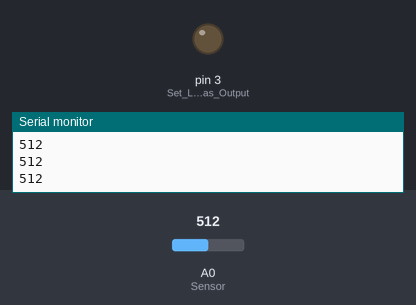
Bench run of a sketch on a simulated Arduino Uno, built with avr-gcc and run on an emulated ATmega328P. On the bench: output pins drawn as LEDs (lit = HIGH), the last lines printed to the serial monitor. The test bench sets the inputs (shaded band); at power-on: A0 (Sensor) = 512.

Above: at 1.3 s.
1.4 s: A0 (Sensor) set to 488
At 3.0 s:
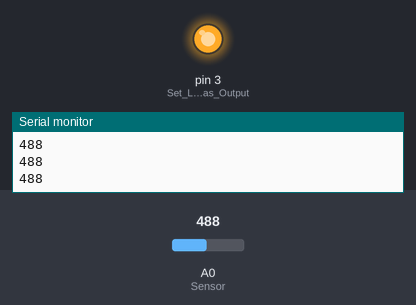
3.5 s: A0 (Sensor) set to 510
At 4.6 s:
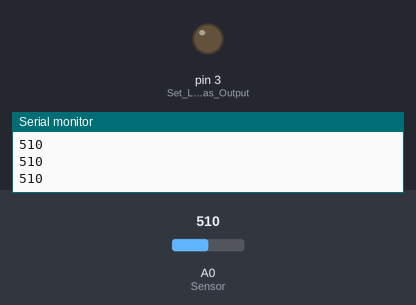
5.5 s: A0 (Sensor) set to 490
At 7.4 s:
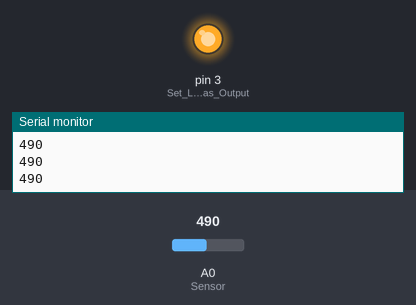
Timing chart, 0 to 8.9 s (numbered marks = the images above; inputs shaded):
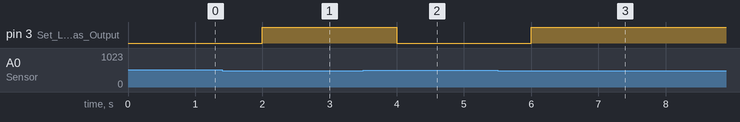

The sketch:

Digital_Inspection_Station.ino
```cpp
void setup() {
  Serial.begin(9600);//Start serial monitor
  pinMode(3,OUTPUT);//Set LED pin as Output

}

void loop() {
int Sensor=analogRead(A0);//Read the Infrared Sensor
Serial.println(Sensor);//write the value of the sensor in the serial monitor
delay(500);//half second delay

if (Sensor<500){
  digitalWrite(3,HIGH);//Sensor Detects a Train
}

if(Sensor>500){
  digitalWrite(3,LOW);//No Train detected
}

}
```

Measured:
- the behaviour switches between 500 and 499 on A0 (Sensor) (found by bisection; images 0 and 1)
- after the input at 1.4 s, pin 3 (Set_LED_pin_as_Output): LOW → HIGH after 0.60 s
- after the input at 3.5 s, pin 3 (Set_LED_pin_as_Output): HIGH → LOW after 0.50 s
- after the input at 5.5 s, pin 3 (Set_LED_pin_as_Output): LOW → HIGH after 0.50 s
